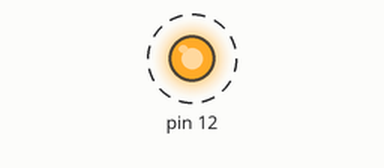
Bench run of a sketch on a simulated Arduino Uno, built with avr-gcc and run on an emulated ATmega328P. Shown: output pins drawn as LEDs (lit = HIGH). Dashed ring = blinking.

Above: at 0.2 s.
Timing chart, 0 to 3.0 s (numbered marks = the images above):
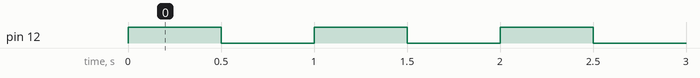

Measured:
- by itself, pin 12: alternates HIGH for 0.50 s and LOW for 0.50 s

The sketch:

10s_22_low_level_blinking_full_reg_overwrite.ino
```cpp
#define F_CPU 16000000UL

#include <avr/io.h>
#include <util/delay.h>

int main(void)
{
    // Set PB4 (pin 12) as OUTPUT
    DDRB = 0b00010000;
    // DDRD |=(1<<PD3) | (1<<PD4)

    while (1)
    {
        // Turn ONLY PB4 ON (everything else OFF)
        PORTB = 0b00010000;
        // PORTD |= (1<<PD3)
        _delay_ms(500);

        // Turn EVERYTHING OFF
        PORTB = 0b00000000;
        _delay_ms(500);
    }

    return 0;
}
```
